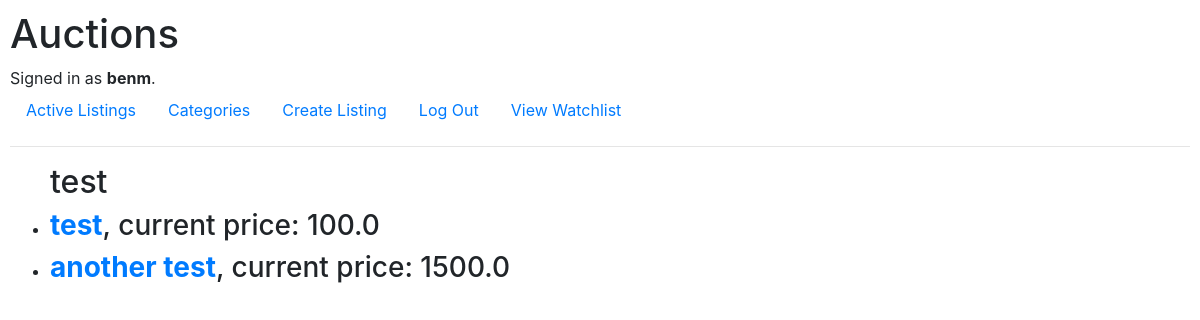
The app's page /categories/1 (signed in) with its own data.
### auctions/models.py (models this page shows)
class User(AbstractUser):
    items_in_watchlist = models.ManyToManyField(Listing, blank=True)

class Category(models.Model):
    name = models.CharField(max_length=64)

class Listing(models.Model):
    creator = models.ForeignKey('User', on_delete=models.CASCADE, related_name="listings", null=True)
    title = models.CharField(max_length=128)
    description = models.TextField(max_length=1000)
    current_bid = models.OneToOneField('Bid', on_delete=models.CASCADE, related_name="listing", null=True)
    active = models.BooleanField(default=True)
    image_url = models.URLField(default=None)  # should this be a FilePathField ?
    category = models.ForeignKey('Category', on_delete=models.CASCADE, related_name="items", null=True)
    winner = models.ForeignKey('User', on_delete=models.DO_NOTHING, related_name="winner", null=True, default=None)

class Bid(models.Model):
    user = models.ForeignKey(User, on_delete=models.CASCADE, related_name="bids")
    amount = models.FloatField()
    related_listing = models.ForeignKey(Listing, on_delete=models.CASCADE, related_name="bid", null=True)

### auctions/views.py (the view)
# urls.py: path("categories/<int:category_id>", views.all_items_in_category, name="all_items_in_category"),
def all_items_in_category(request, category_id):
    category = Category.objects.get(id=category_id)
    name = category.name
    items = category.items.all()
    return render(request, "auctions/all_items_in_category.html", {"items":items, "name":name})

### auctions/templates/auctions/all_items_in_category.html
{% extends "auctions/layout.html" %}
{% block body %}
    <ul>
        <h2> {{name}} </h2>
        {% for item in items%}
        <li>
            <h3><a href="../listings/{{item.id}}"><strong>{{ item.title }}</strong></a>, current price: {{item.current_bid.amount}}</h3>
        </li>
        {% endfor %}
    </ul>
{% endblock %}

### auctions/templates/auctions/layout.html (shortened to what this page needs)
{% load static %}
<!DOCTYPE html>
<html lang="en">
    <head>
        <link rel="stylesheet" href="https://stackpath.bootstrapcdn.com/bootstrap/4.4.1/css/bootstrap.min.css">
        <link href="{% static 'auctions/styles.css' %}" rel="stylesheet">
    </head>
    <body>
        <h1>Auctions</h1>
        <div>
            {% if user.is_authenticated %}
                Signed in as <strong>{{ user.username }}</strong>.
            {% else %}
                Not signed in.
            {% endif %}
        </div>
        <ul class="nav">
            <li class="nav-item">
                <a class="nav-link" href="{% url 'index' %}">Active Listings</a>
            </li>
            <li class="nav-item">
                <a class="nav-link" href="{% url 'categories' %}">Categories</a>
            </li>
            {% if user.is_authenticated %}
                <li class="nav-item">
                    <a class="nav-link" href="{% url 'create_listing' %}">Create Listing</a>
                </li>
                <li class="nav-item">
                    <a class="nav-link" href="{% url 'logout' %}">Log Out</a>
                </li>
                <li class="nav-item">
                    <a class="nav-link" href="{% url 'watchlist' %}">View Watchlist</a>
                </li>
            {% endif %}
        </ul>
        <hr>
        {% block body %}
        {% endblock %}
    </body>
</html>

### auctions/static/auctions/styles.css (style rules this page uses)
body { padding: 10px; }

### records on screen
User: username "benm"
Category: name "test"
Listing: title "test", current_bid.amount "100.0"
Listing: title "another test", current_bid.amount "1500.0"
